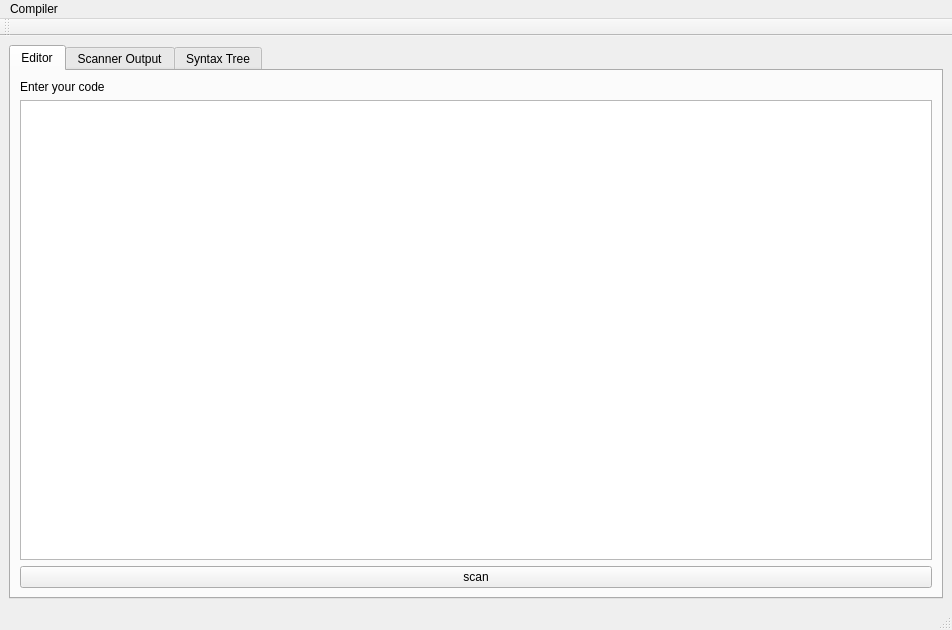
<?xml version="1.0" encoding="UTF-8"?>
<ui version="4.0">
 <class>MainWindow</class>
 <widget class="QMainWindow" name="MainWindow">
  <property name="geometry">
   <rect>
    <x>0</x>
    <y>0</y>
    <width>952</width>
    <height>630</height>
   </rect>
  </property>
  <property name="windowTitle">
   <string>MainWindow</string>
  </property>
  <widget class="QWidget" name="centralwidget">
   <layout class="QFormLayout" name="formLayout">
    <item row="0" column="0" colspan="2">
     <widget class="QTabWidget" name="tabWidget">
      <property name="sizePolicy">
       <sizepolicy hsizetype="Preferred" vsizetype="Expanding">
        <horstretch>0</horstretch>
        <verstretch>0</verstretch>
       </sizepolicy>
      </property>
      <property name="currentIndex">
       <number>0</number>
      </property>
      <widget class="QWidget" name="FileUpload">
       <attribute name="title">
        <string>Editor</string>
       </attribute>
       <layout class="QGridLayout" name="gridLayout_2">
        <item row="0" column="0">
         <widget class="QLabel" name="label">
          <property name="text">
           <string>Enter your code</string>
          </property>
         </widget>
        </item>
        <item row="1" column="0">
         <widget class="QTextEdit" name="textEdit"/>
        </item>
        <item row="2" column="0">
         <widget class="QPushButton" name="scannerBtn">
          <property name="text">
           <string>scan</string>
          </property>
         </widget>
        </item>
       </layout>
      </widget>
      <widget class="QWidget" name="ScannerOutput">
       <attribute name="title">
        <string>Scanner Output</string>
       </attribute>
       <layout class="QGridLayout" name="gridLayout_3">
        <item row="0" column="0">
         <widget class="QLabel" name="label_3">
          <property name="text">
           <string>Scanner Output</string>
          </property>
         </widget>
        </item>
        <item row="1" column="0">
         <widget class="QTextEdit" name="scannerTxt">
          <property name="readOnly">
           <bool>true</bool>
          </property>
         </widget>
        </item>
        <item row="2" column="0">
         <widget class="QPushButton" name="pushButton">
          <property name="text">
           <string>parse</string>
          </property>
         </widget>
        </item>
       </layout>
      </widget>
      <widget class="QWidget" name="SyntaxTree">
       <attribute name="title">
        <string>Syntax Tree</string>
       </attribute>
       <layout class="QGridLayout" name="gridLayout">
        <item row="0" column="0">
         <widget class="QLabel" name="label_2">
          <property name="text">
           <string>Syntax Tree</string>
          </property>
         </widget>
        </item>
        <item row="1" column="0">
         <widget class="QGraphicsView" name="graphicsView"/>
        </item>
       </layout>
      </widget>
     </widget>
    </item>
   </layout>
  </widget>
  <widget class="QMenuBar" name="menubar">
   <property name="geometry">
    <rect>
     <x>0</x>
     <y>0</y>
     <width>952</width>
     <height>25</height>
    </rect>
   </property>
   <widget class="QMenu" name="menuCompiler">
    <property name="title">
     <string>Compiler</string>
    </property>
   </widget>
   <addaction name="menuCompiler"/>
  </widget>
  <widget class="QStatusBar" name="statusbar"/>
  <widget class="QToolBar" name="toolBar">
   <property name="windowTitle">
    <string>toolBar</string>
   </property>
   <attribute name="toolBarArea">
    <enum>TopToolBarArea</enum>
   </attribute>
   <attribute name="toolBarBreak">
    <bool>false</bool>
   </attribute>
  </widget>
 </widget>
 <resources/>
 <connections/>
</ui>
